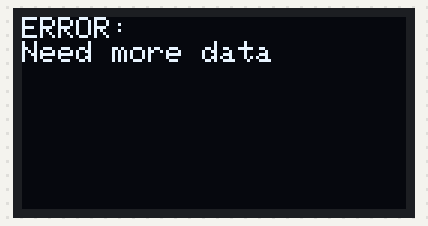
The sketch below on a simulated Arduino Uno, built with avr-gcc and run on an emulated ATmega328P. Shown: 128×64 one-colour display. Random numbers use the default seed unless the sketch sets one; what the sketch prints to the serial monitor is not drawn.

Above: at 0.6 s.
At 5.8 s:
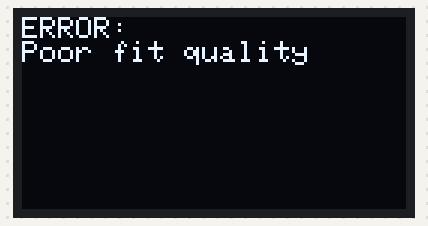

Measured:
- what the display in image 0 shows lasts 5.2 s, from 0.5 s to 5.7 s

The sketch:

exp2_4o3.ino
```cpp
#include <Arduino.h>
#include <Adafruit_GFX.h>
#include <Adafruit_SSD1306.h>

// Configuration constants (unchanged from previous version)
constexpr uint16_t SCREEN_WIDTH = 128;
constexpr uint16_t SCREEN_HEIGHT = 64;
constexpr uint8_t SCREEN_ADDRESS = 0x3C;
constexpr uint8_t OLED_DC = 16;
constexpr uint8_t OLED_CS = 5;
constexpr uint8_t OLED_RESET = 17;
constexpr uint32_t OLED_BITRATE = 80000000;
constexpr size_t MAX_DATA_POINTS = 30;
constexpr size_t MAX_POLYNOMIAL_DEGREE = 3;
constexpr float MIN_GROWTH_RATE = 0.2f;
constexpr float MAX_GROWTH_RATE = 10.0f;

struct DataNormalization {
    float xOffset;
    float xScale;
    float yOffset;
    float yScale;
};

struct PolynomialFit {
    float coefficients[MAX_POLYNOMIAL_DEGREE + 1];
    uint8_t degree;
    float growthRate;
    float error;
    DataNormalization norm;
};

class AdvancedPolynomialFitter {
private:
    static constexpr int MAX_ITERATIONS = 50;
    static constexpr float LEARNING_RATE = 0.01f;
    static constexpr float CONVERGENCE_THRESHOLD = 1e-5f;
    static constexpr float L2_LAMBDA = 0.001f;

    DataNormalization normalizeData(float* xNorm,
                                  float* yNorm,
                                  const float* x,
                                  const float* y,
                                  size_t n) {
        DataNormalization norm;

        // Find min/max for x and y
        norm.xOffset = x[0];
        norm.xScale = x[0];
        norm.yOffset = y[0];
        norm.yScale = y[0];

        for (size_t i = 1; i < n; ++i) {
            norm.xOffset = min(norm.xOffset, x[i]);
            norm.xScale = max(norm.xScale, x[i]);
            norm.yOffset = min(norm.yOffset, y[i]);
            norm.yScale = max(norm.yScale, y[i]);
        }

        // Calculate scales
        norm.xScale = norm.xScale - norm.xOffset;
        norm.yScale = norm.yScale - norm.yOffset;

        if (norm.xScale < 1e-6f) norm.xScale = 1.0f;
        if (norm.yScale < 1e-6f) norm.yScale = 1.0f;

        // Normalize data to [-1, 1] range
        for (size_t i = 0; i < n; ++i) {
            xNorm[i] = 2.0f * (x[i] - norm.xOffset) / norm.xScale - 1.0f;
            yNorm[i] = 2.0f * (y[i] - norm.yOffset) / norm.yScale - 1.0f;
        }

        return norm;
    }

    float evaluateNormalizedPolynomial(const float* coeffs, uint8_t degree, float x) const {
        // Use Horner's method for better numerical stability
        float result = coeffs[degree];
        for (int i = degree - 1; i >= 0; --i) {
            result = result * x + coeffs[i];
        }
        return result;
    }

    float denormalizeY(float y, const DataNormalization& norm) {
        return (y + 1.0f) * 0.5f * norm.yScale + norm.yOffset;
    }

    float normalizeX(float x, const DataNormalization& norm) {
        return 2.0f * (x - norm.xOffset) / norm.xScale - 1.0f;
    }

public:
    PolynomialFit fitPolynomial(const float* x,
                               const float* y,
                               size_t n,
                               uint8_t degree) {
        PolynomialFit result;
        result.degree = degree;

        // Allocate temporary arrays for normalized data
        float xNorm[MAX_DATA_POINTS];
        float yNorm[MAX_DATA_POINTS];

        // Normalize input data
        result.norm = normalizeData(xNorm, yNorm, x, y, n);

        // Initialize coefficients with small random values
        for (uint8_t i = 0; i <= degree; ++i) {
            result.coefficients[i] = (random(1000) - 500) / 10000.0f;
        }

        float learningRate = LEARNING_RATE;
        float prevError = INFINITY;
        float minError = INFINITY;
        float bestCoeffs[MAX_POLYNOMIAL_DEGREE + 1];

        // Gradient descent with multiple restarts
        for (int restart = 0; restart < 3; restart++) {
            for (int iteration = 0; iteration < MAX_ITERATIONS; ++iteration) {
                float gradients[MAX_POLYNOMIAL_DEGREE + 1] = {0};
                float currentError = 0.0f;

                // Calculate gradients and error
                for (size_t i = 0; i < n; ++i) {
                    float prediction = evaluateNormalizedPolynomial(result.coefficients, degree, xNorm[i]);
                    float error = prediction - yNorm[i];
                    currentError += error * error;

                    // Update gradients using Horner's method
                    float xPow = 1.0f;
                    for (uint8_t j = 0; j <= degree; ++j) {
                        gradients[j] += 2.0f * error * xPow;
                        xPow *= xNorm[i];
                    }
                }

                currentError = sqrt(currentError / n);  // RMSE

                // Add L2 regularization
                for (uint8_t j = 0; j <= degree; ++j) {
                    gradients[j] = gradients[j] / n + 2.0f * L2_LAMBDA * result.coefficients[j];
                }

                // Update coefficients
                for (uint8_t j = 0; j <= degree; ++j) {
                    result.coefficients[j] -= learningRate * gradients[j];
                }

                // Adaptive learning rate
                if (currentError > prevError) {
                    learningRate *= 0.5f;
                } else if (currentError < minError) {
                    minError = currentError;
                    memcpy(bestCoeffs, result.coefficients, sizeof(bestCoeffs));
                }

                if (abs(currentError - prevError) < CONVERGENCE_THRESHOLD) {
                    break;
                }
                prevError = currentError;
            }

            // Prepare for next restart if needed
            if (restart < 2) {
                learningRate = LEARNING_RATE;
                for (uint8_t i = 0; i <= degree; ++i) {
                    result.coefficients[i] = (random(1000) - 500) / 10000.0f;
                }
            }
        }

        // Use the best coefficients found
        memcpy(result.coefficients, bestCoeffs, sizeof(bestCoeffs));
        result.error = minError;

        // Calculate growth rate using denormalized values
        float x1 = x[n-1];
        float x2 = x[n-1] + (result.norm.xScale / n);  // Small time step

        float y1 = evaluateNormalizedPolynomial(result.coefficients, degree, normalizeX(x1, result.norm));
        float y2 = evaluateNormalizedPolynomial(result.coefficients, degree, normalizeX(x2, result.norm));

        y1 = denormalizeY(y1, result.norm);
        y2 = denormalizeY(y2, result.norm);

        result.growthRate = (y1 != 0.0f) ? ((y2 - y1) / y1) : 0.0f;

        return result;
    }

    float evaluatePolynomial(const PolynomialFit& fit, float x) const {
        float xNorm = normalizeX(x, fit.norm);
        float yNorm = evaluateNormalizedPolynomial(fit.coefficients, fit.degree, xNorm);
        return denormalizeY(yNorm, fit.norm);
    }
};

// AdvancedOLEDVisualizer class implementation remains mostly the same,
// but update the visualization method:

class AdvancedOLEDVisualizer {
private:
    Adafruit_SSD1306 display;
    AdvancedPolynomialFitter fitter;  // Add fitter for polynomial evaluation

    static float mapFloat(float x, float in_min, float in_max, float out_min, float out_max) {
        if (in_max == in_min) return out_min;
        return (x - in_min) * (out_max - out_min) / (in_max - in_min) + out_min;
    }

public:
    AdvancedOLEDVisualizer() : display(SCREEN_WIDTH, SCREEN_HEIGHT, &SPI, OLED_DC, OLED_RESET, OLED_CS, OLED_BITRATE) {}

    bool begin() {
        Wire.begin();
        if (!display.begin(SSD1306_SWITCHCAPVCC, SCREEN_ADDRESS)) {
            return false;
        }
        display.clearDisplay();
        display.setTextSize(1);
        display.setTextColor(SSD1306_WHITE);
        return true;
    }

    void visualizeGrowthAnalysis(const float* xData,
                                const float* yData,
                                size_t dataSize,
                                const PolynomialFit& fit) {
        if (dataSize < 2) {
            displayErrorState("Insufficient data");
            return;
        }

        display.clearDisplay();

        // Find min/max values
        float xMin = xData[0], xMax = xData[0];
        float yMin = yData[0], yMax = yData[0];
        for (size_t i = 1; i < dataSize; ++i) {
            xMin = min(xMin, xData[i]);
            xMax = max(xMax, xData[i]);
            yMin = min(yMin, yData[i]);
            yMax = max(yMax, yData[i]);
        }

        // Evaluate fitted curve at extremes to ensure proper y-axis scaling
        float yFitMin = fitter.evaluatePolynomial(fit, xMin);
        float yFitMax = fitter.evaluatePolynomial(fit, xMax);
        yMin = min(yMin, min(yFitMin, yFitMax));
        yMax = max(yMax, max(yFitMin, yFitMax));

        // Add margin to y-axis
        float yMargin = (yMax - yMin) * 0.1f;
        yMin -= yMargin;
        yMax += yMargin;

        const int plotHeight = SCREEN_HEIGHT - 24;

        // Draw data points
        for (size_t i = 0; i < dataSize; ++i) {
            int x = mapFloat(xData[i], xMin, xMax, 0, SCREEN_WIDTH-1);
            int y = mapFloat(yData[i], yMin, yMax, plotHeight-1, 0);
            display.drawPixel(x, y, SSD1306_WHITE);
        }

        // Draw fitted curve
        int16_t lastX = -1, lastY = -1;
        for (int i = 0; i < SCREEN_WIDTH; ++i) {
            float x = mapFloat(i, 0, SCREEN_WIDTH-1, xMin, xMax);
            float y = fitter.evaluatePolynomial(fit, x);

            int16_t screenY = mapFloat(y, yMin, yMax, plotHeight-1, 0);

            if (lastX >= 0) {
                display.drawLine(lastX, lastY, i, screenY, SSD1306_WHITE);
            }

            lastX = i;
            lastY = screenY;
        }

        // Display statistics
        display.setCursor(0, plotHeight + 2);
        display.print(F("Growth:"));
        display.print(fit.growthRate >= MIN_GROWTH_RATE ? F("Yes") : F("No"));
        display.print(F(" R:"));
        display.print(fit.growthRate, 1);

        display.setCursor(0, plotHeight + 12);
        display.print(F("N:"));
        display.print(dataSize);
        display.print(F(" E:"));
        display.print(fit.error, 2);

        display.display();
    }

    void displayErrorState(const char* errorMsg) {
        display.clearDisplay();
        display.setCursor(0,0);
        display.println(F("ERROR:"));
        display.println(errorMsg);
        display.display();
    }
};

// ExponentialGrowthDetector class remains mostly the same but with updated fit quality checking:

class ExponentialGrowthDetector {
private:
    AdvancedPolynomialFitter fitter;
    AdvancedOLEDVisualizer display;
    float timestamps[MAX_DATA_POINTS];
    float values[MAX_DATA_POINTS];
    size_t dataCount = 0;

    static constexpr float MAX_ACCEPTABLE_ERROR = 0.3f;  // Maximum acceptable normalized error

public:
    bool begin() {
        return display.begin();
    }

    void addDataPoint(float timestamp, float value) {
        if (dataCount >= MAX_DATA_POINTS) {
            // Shift data left
            for (size_t i = 1; i < MAX_DATA_POINTS; ++i) {
                timestamps[i-1] = timestamps[i];
                values[i-1] = values[i];
            }
            dataCount = MAX_DATA_POINTS - 1;
        }

        timestamps[dataCount] = timestamp;
        values[dataCount] = value;
        dataCount++;
    }


bool detectExponentialGrowth() {
        if (dataCount < 10) {
            display.displayErrorState("Need more data");
            return false;
        }

        PolynomialFit bestFit;
        bestFit.error = INFINITY;
        bestFit.growthRate = 0;

        // Try different polynomial degrees
        for (uint8_t degree = 2; degree <= MAX_POLYNOMIAL_DEGREE; ++degree) {
            PolynomialFit currentFit = fitter.fitPolynomial(
                timestamps, values, dataCount, degree
            );

            if (currentFit.error < bestFit.error &&
                currentFit.error < MAX_ACCEPTABLE_ERROR &&
                currentFit.growthRate >= MIN_GROWTH_RATE &&
                currentFit.growthRate <= MAX_GROWTH_RATE) {
                bestFit = currentFit;
            }
        }

        // If no good fit was found, try with fewer points
        if (bestFit.error == INFINITY && dataCount > 15) {
            size_t reducedCount = 15;  // Try with last 15 points
            float* recentTimestamps = &timestamps[dataCount - reducedCount];
            float* recentValues = &values[dataCount - reducedCount];

            for (uint8_t degree = 2; degree <= MAX_POLYNOMIAL_DEGREE; ++degree) {
                PolynomialFit currentFit = fitter.fitPolynomial(
                    recentTimestamps, recentValues, reducedCount, degree
                );

                if (currentFit.error < bestFit.error &&
                    currentFit.error < MAX_ACCEPTABLE_ERROR &&
                    currentFit.growthRate >= MIN_GROWTH_RATE &&
                    currentFit.growthRate <= MAX_GROWTH_RATE) {
                    bestFit = currentFit;
                }
            }
        }

        // If still no good fit, display error
        if (bestFit.error == INFINITY) {
            display.displayErrorState("Poor fit quality");
            return false;
        }

        display.visualizeGrowthAnalysis(timestamps, values, dataCount, bestFit);
        return bestFit.growthRate >= MIN_GROWTH_RATE;
    }

    void reset() {
        dataCount = 0;
    }
};

ExponentialGrowthDetector growthDetector;

void setup() {
    Serial.begin(115200);
    randomSeed(analogRead(0));  // Better random seed initialization

    if (!growthDetector.begin()) {
        Serial.println(F("Display init failed"));
        while (1) {
            delay(100);
            // Blink LED or provide other visual feedback
            digitalWrite(LED_BUILTIN, !digitalRead(LED_BUILTIN));
        }
    }
}

void loop() {
    static float time = 0.0f;
    static uint32_t lastUpdateTime = 0;
    const uint32_t UPDATE_INTERVAL = 500;  // 500ms between updates

    uint32_t currentTime = millis();
    if (currentTime - lastUpdateTime >= UPDATE_INTERVAL) {
        lastUpdateTime = currentTime;

        // Generate sample data with exponential growth and controlled noise
        float baseValue = 10.0f * exp(0.2f * time);
        float noiseAmount = baseValue * 0.1f;  // 10% noise
        float noise = (random(-100, 101) / 100.0f) * noiseAmount;
        float value = baseValue + noise;

        // Ensure value stays positive
        value = max(value, 0.1f);

        growthDetector.addDataPoint(time, value);

        if (!growthDetector.detectExponentialGrowth()) {
            Serial.println(F("No growth detected or poor fit"));
        }

        // Increment time with small random variation
        time += 0.1f + (random(-20, 21) / 100.0f);  // 0.08 to 0.12 increment

        // Print debug info to Serial
        Serial.print(F("Time: "));
        Serial.print(time);
        Serial.print(F(" Value: "));
        Serial.println(value);
    }

    // Allow other tasks to run
    yield();
}
```
